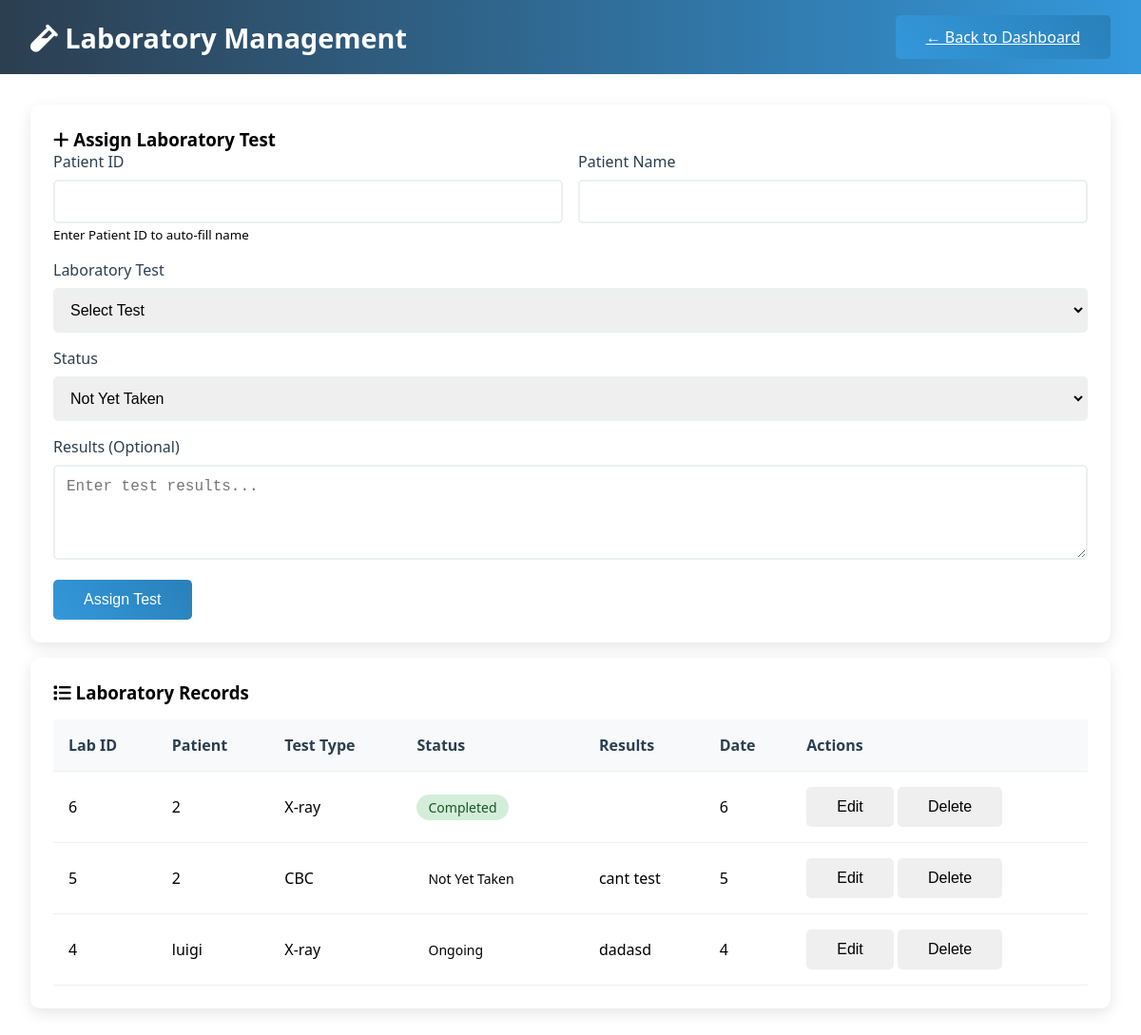
The app's page /laboratory.php, older data.
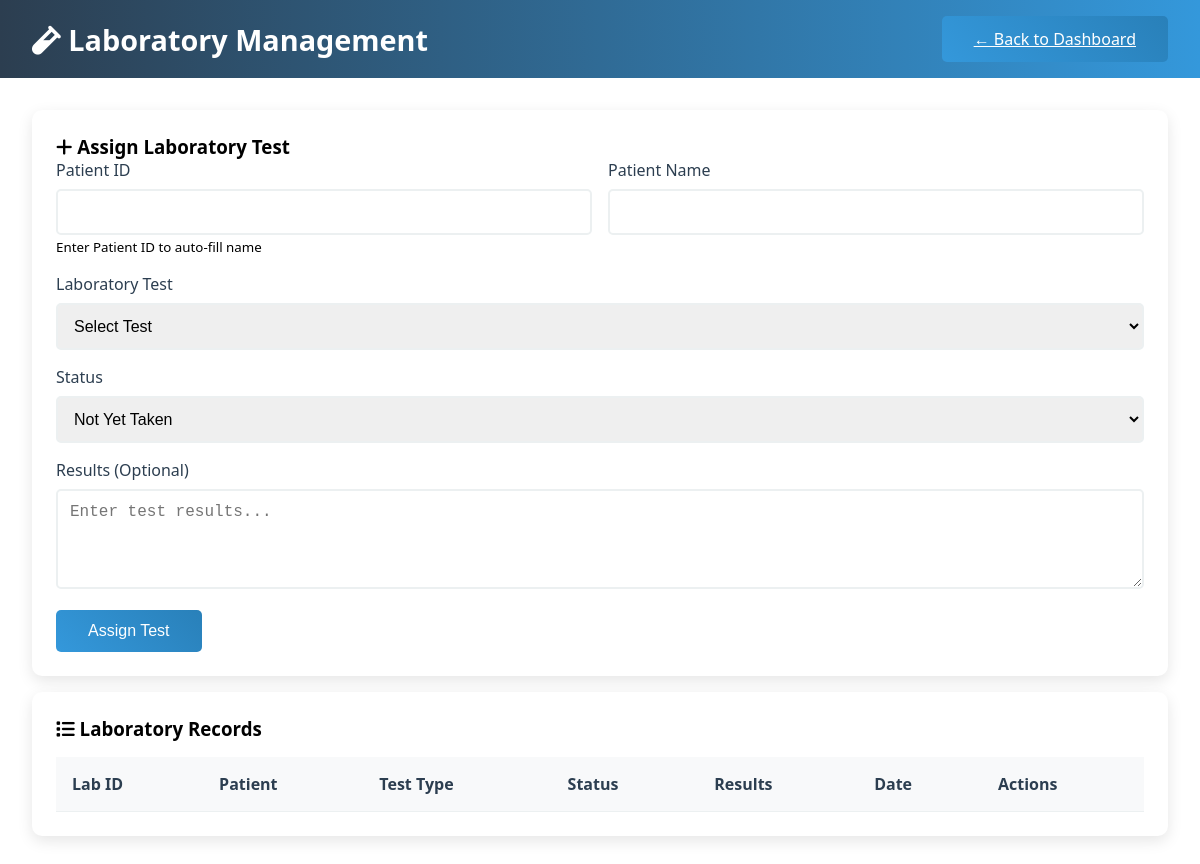
The same page, newer data.
### tables this page shows
CREATE TABLE `laboratory` (
  `lab_id` int(11) NOT NULL,
  `patient_id` int(11) DEFAULT NULL,
  `laboratory_type` varchar(50) DEFAULT NULL,
  `result` text DEFAULT NULL,
  `status` enum('Not Yet Taken','Ongoing','Completed') DEFAULT 'Not Yet Taken'
);

CREATE TABLE `patients` (
  `patient_id` int(11) NOT NULL,
  `fullname` varchar(100) NOT NULL,
  `age` int(11) DEFAULT NULL,
  `gender` varchar(10) DEFAULT NULL,
  `address` text DEFAULT NULL,
  `contact_number` varchar(20) DEFAULT NULL,
  `date_registered` timestamp NOT NULL DEFAULT current_timestamp()
);

### laboratory.php (the view, shortened to what this page needs)
<?php include 'config.php'; ?>
<!DOCTYPE html>
<html lang="en">
<head>
    <link rel="stylesheet" href="style.css">
    <link href="https://cdnjs.cloudflare.com/ajax/libs/font-awesome/6.0.0/css/all.min.css" rel="stylesheet">
</head>
<body>
    <div class="container">
        <header>
            <h1><i class="fas fa-vial"></i> Laboratory Management</h1>
            <a href="index.php" class="btn primary">← Back to Dashboard</a>
        </header>
        <main>
            <div class="card">
                <h3><i class="fas fa-plus"></i> Assign Laboratory Test</h3>
                <form action="lab_process.php" method="POST" id="labForm">
                    <div class="form-row">
                        <div class="form-group">
                            <label>Patient ID</label>
                            <input type="number" name="patient_id" id="patient_id" required>
                            <small>Enter Patient ID to auto-fill name</small>
                        </div>
                        <div class="form-group">
                            <label>Patient Name</label>
                            <input type="text" id="patient_name" readonly>
                        </div>
                    </div>
                    <div class="form-group">
                        <label>Laboratory Test</label>
                        <select name="laboratory_type" required>
                            <option value="">Select Test</option>
                        </select>
                    </div>
                    <div class="form-group">
                        <label>Status</label>
                        <select name="status">
                            <option value="Not Yet Taken">Not Yet Taken</option>
                        </select>
                    </div>
                    <div class="form-group">
                        <label>Results (Optional)</label>
                        <textarea name="result" rows="4" placeholder="Enter test results..."></textarea>
                    </div>
                    <button type="submit" class="btn primary">Assign Test</button>
                </form>
            </div>
            <div class="card">
                <h3><i class="fas fa-list"></i> Laboratory Records</h3>
                <table class="table">
                    <thead>
                        <tr>
                            <th>Lab ID</th>
                            <th>Patient</th>
                            <th>Test Type</th>
                            <th>Status</th>
                            <th>Results</th>
                            <th>Date</th>
                            <th>Actions</th>
                        </tr>
                    </thead>
                    <tbody>
                        <?php
                        $stmt = $pdo->query("
                            SELECT l.*, p.fullname
                            FROM laboratory l
                            JOIN patients p ON l.patient_id = p.patient_id
                            ORDER BY l.lab_id DESC
                        ");
                        while ($row = $stmt->fetch()) {
                            $statusClass = strtolower(str_replace(' ', '-', $row['status']));
                            echo "<tr>
                                <td>{$row['lab_id']}</td>
                                <td>{$row['fullname']}</td>
                                <td>{$row['laboratory_type']}</td>
                                <td><span class='status {$statusClass}'>{$row['status']}</span></td>
                                <td>" . (strlen($row['result']) > 50 ? substr($row['result'], 0, 50) . '...' : $row['result']) . "</td>
                                <td>{$row['lab_id']}</td>
                                <td>
                                    <button class='btn' onclick='editLab({$row['lab_id']})'>Edit</button>
                                    <button class='btn danger' onclick='deleteLab({$row['lab_id']})'>Delete</button>
                                </td>
                            </tr>";
                        }
                        ?>
                    </tbody>
                </table>
            </div>
        </main>
    </div>
</body>
</html>

Row changes from the older to the newer data that the page shows:
removed laboratory: lab_id "6", patient.fullname "2", laboratory_type "X-ray", status "Completed"
removed laboratory: lab_id "5", patient.fullname "2", laboratory_type "CBC", status "Not Yet Taken", result "cant test"
removed laboratory: lab_id "4", patient.fullname "luigi", laboratory_type "X-ray", status "Ongoing", result "dadasd"
